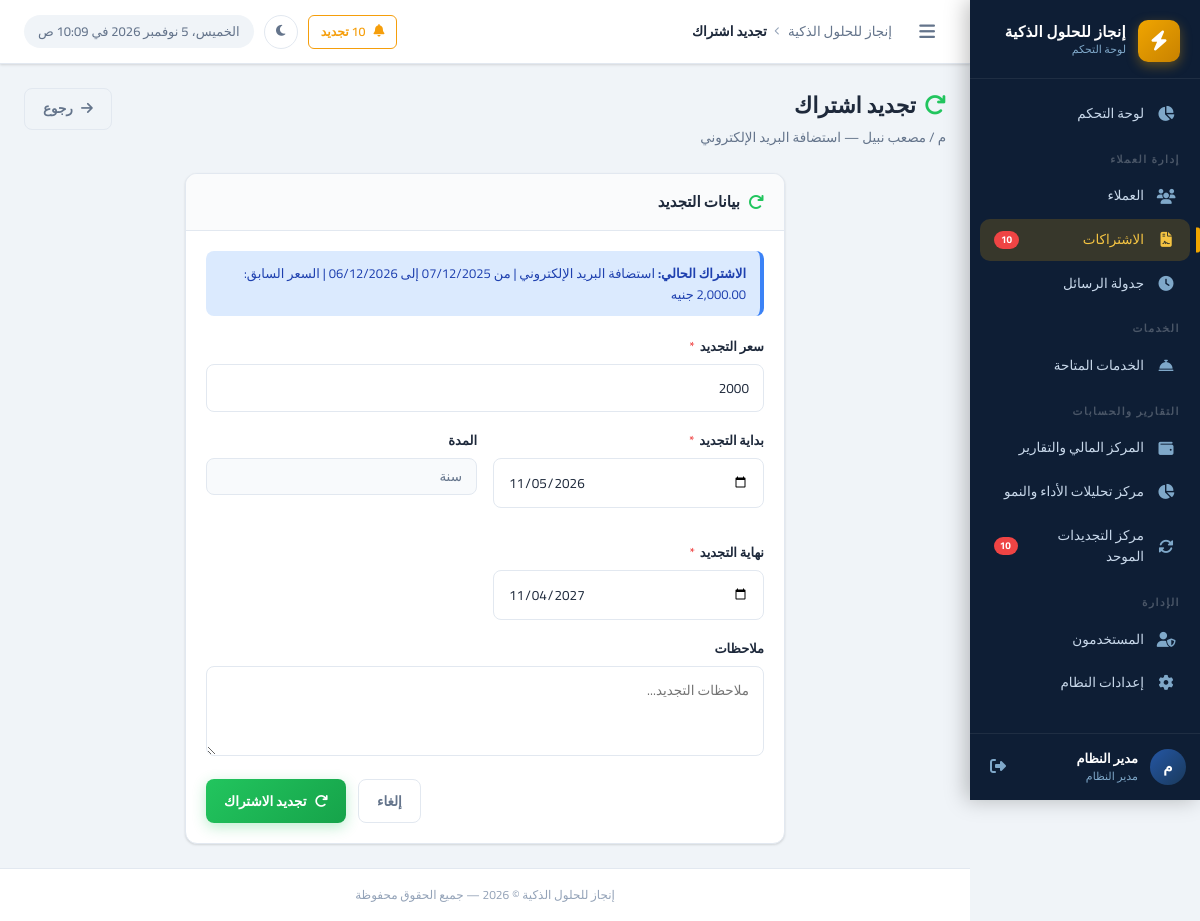
/subscriptions/renew.php?id=3 (signed in), run on the app's committed database.
### tables this page shows
CREATE TABLE `client_subscriptions` (
  `id` int UNSIGNED NOT NULL,
  `client_id` int UNSIGNED NOT NULL,
  `service_id` int UNSIGNED NOT NULL,
  `plan_name` varchar(200) DEFAULT NULL COMMENT 'اسم الخطة (مثل: أساسية، بريميوم)',
  `currency` varchar(10) NOT NULL DEFAULT 'EGP',
  `original_price` decimal(12,2) DEFAULT NULL,
  `price` decimal(10,2) NOT NULL DEFAULT '0.00' COMMENT 'سعر الاشتراك الفعلي',
  `start_date` date DEFAULT NULL,
  `end_date` date DEFAULT NULL,
  `status` enum('active','expired','cancelled','pending') NOT NULL DEFAULT 'active',
  `notes` text,
  `created_by` int UNSIGNED DEFAULT NULL,
  `created_at` datetime NOT NULL DEFAULT CURRENT_TIMESTAMP,
  `updated_at` datetime NOT NULL DEFAULT CURRENT_TIMESTAMP ON UPDATE CURRENT_TIMESTAMP
);

CREATE TABLE `clients` (
  `id` int UNSIGNED NOT NULL,
  `name` varchar(200) NOT NULL COMMENT 'اسم العميل',
  `company_name` varchar(200) DEFAULT NULL COMMENT 'اسم الشركة',
  `mobile` varchar(20) NOT NULL COMMENT 'رقم الموبايل',
  `mobile_2` varchar(20) DEFAULT NULL COMMENT 'رقم موبايل إضافي',
  `activity` varchar(200) DEFAULT NULL COMMENT 'النشاط التجاري',
  `country` varchar(10) NOT NULL DEFAULT 'EG',
  `domain` varchar(255) DEFAULT NULL,
  `domain_provider` varchar(100) DEFAULT NULL,
  `username_note` varchar(200) DEFAULT NULL COMMENT 'اسم المستخدم (للإشارة)',
  `server_panel` varchar(100) NOT NULL DEFAULT 'cp.enjaz.cloud',
  `email` varchar(200) DEFAULT NULL,
  `address` text,
  `notes` text,
  `status` tinyint(1) NOT NULL DEFAULT '1' COMMENT '1=نشط, 0=موقوف',
  `created_by` int UNSIGNED DEFAULT NULL,
  `created_at` datetime NOT NULL DEFAULT CURRENT_TIMESTAMP,
  `updated_at` datetime NOT NULL DEFAULT CURRENT_TIMESTAMP ON UPDATE CURRENT_TIMESTAMP
);

CREATE TABLE `services` (
  `id` int UNSIGNED NOT NULL,
  `name` varchar(200) NOT NULL COMMENT 'اسم الخدمة',
  `description` text,
  `default_price` decimal(10,2) NOT NULL DEFAULT '0.00',
  `duration_months` int NOT NULL DEFAULT '12' COMMENT 'مدة الاشتراك الافتراضية بالأشهر',
  `status` tinyint(1) NOT NULL DEFAULT '1',
  `created_by` int UNSIGNED DEFAULT NULL,
  `created_at` datetime NOT NULL DEFAULT CURRENT_TIMESTAMP,
  `sort_order` int NOT NULL DEFAULT '0'
);

### includes/functions.php (called while the page is built, shortened)
<?php
function formatMoney(float $amount, string $currency = null): string {
    if ($currency === null) {
        $currency = getSetting('currency', 'جنيه');
    }
    return number_format($amount, 2) . ' ' . $currency;
}
function e(mixed $value): string {
    return htmlspecialchars((string)$value, ENT_QUOTES, 'UTF-8');
}

### config/app.php (called while the page is built, shortened)
<?php
require_once INCLUDES_PATH . '/functions.php';
function getSettings(): array {
    static $settings = null;
    if ($settings === null) {
        try {
            $db  = getDB();
            $stmt = $db->query("SELECT `key`, `value` FROM `settings`");
            $settings = [];
            while ($row = $stmt->fetch()) {
                $settings[$row['key']] = $row['value'];
            }
        } catch (Exception $e) {
            $settings = [];
        }
    }
    return $settings;
}
function getSetting(string $key, string $default = ''): string {
    $settings = getSettings();
    return $settings[$key] ?? $default;
}

### subscriptions/renew.php (the view, shortened to what this page needs)
<?php
require_once dirname(__DIR__) . '/config/app.php';
$db  = getDB();
$id  = (int)($_GET['id'] ?? 0);
$stmt = $db->prepare("SELECT cs.*, s.name as service_name, s.duration_months, c.name as client_name FROM client_subscriptions cs JOIN services s ON s.id=cs.service_id JOIN clients c ON c.id=cs.client_id WHERE cs.id=?");
$stmt->execute([$id]);
$sub = $stmt->fetch();
$newStart = date('Y-m-d');
$dur = (int)($sub['duration_months'] ?? 12);
$newEnd = $dur > 0
    ? date('Y-m-d', strtotime("+$dur months -1 day", strtotime($newStart)))
    : $newStart;
$suggestedPrice = (float)$sub['price'];
require_once INCLUDES_PATH . '/header.php';
?>
<div class="page-header">
  <div class="page-header-text">
    <h1 class="page-title"><i class="fas fa-redo" style="color:var(--success);margin-left:8px;"></i>تجديد اشتراك</h1>
    <p class="page-subtitle"><?= e($sub['client_name']) ?> — <?= e($sub['service_name']) ?></p>
  </div>
  <div class="page-actions">
    <a href="../clients/view.php?id=<?= $sub['client_id'] ?>" class="btn btn-outline"><i class="fas fa-arrow-right"></i> رجوع</a>
  </div>
</div>
<div class="card" style="max-width:600px;margin:0 auto;">
  <div class="card-header"><span class="card-title"><i class="fas fa-redo" style="color:var(--success);"></i> بيانات التجديد</span></div>
  <div class="card-body">
    <div style="background:var(--info-light);border-right:4px solid var(--info);border-radius:8px;padding:12px 14px;margin-bottom:20px;font-size:13px;color:#1e40af;">
      <strong>الاشتراك الحالي:</strong> <?= e($sub['service_name']) ?> | من <?= formatDate($sub['start_date']) ?> إلى <?= formatDate($sub['end_date']) ?> | السعر السابق: <?= formatMoney($sub['price']) ?>
    </div>
    <form method="POST" action="renew.php?id=<?= $id ?>" data-validate>
      <div class="form-group">
        <label class="form-label" for="price">سعر التجديد <span class="required">*</span></label>
        <input type="number" id="price" name="price" class="form-control" step="0.01" min="0" value="<?= $suggestedPrice ?>" required>
      </div>
      <div class="form-row">
        <div class="form-group">
          <label class="form-label" for="startDate">بداية التجديد <span class="required">*</span></label>
          <input type="date" id="startDate" name="start_date" class="form-control" value="<?= $newStart ?>" required>
        </div>
        <div class="form-group">
          <label class="form-label">المدة</label>
          <select id="durationMonths" class="form-control">
            <option value="12" <?= $dur===12?'selected':'' ?>>سنة</option>
          </select>
        </div>
        <div class="form-group">
          <label class="form-label" for="endDate">نهاية التجديد <span class="required">*</span></label>
          <input type="date" id="endDate" name="end_date" class="form-control" value="<?= $newEnd ?>" required>
        </div>
      </div>
      <div class="form-group">
        <label class="form-label" for="renew_notes">ملاحظات</label>
        <textarea id="renew_notes" name="notes" class="form-control" rows="2" placeholder="ملاحظات التجديد..."></textarea>
      </div>
      <div style="display:flex;gap:12px;justify-content:flex-end;">
        <a href="../clients/view.php?id=<?= $sub['client_id'] ?>" class="btn btn-outline">إلغاء</a>
        <button type="submit" class="btn btn-success"><i class="fas fa-redo"></i> تجديد الاشتراك</button>
      </div>
    </form>
  </div>
</div>
<?php require_once INCLUDES_PATH . '/footer.php'; ?>

### assets/css/style.css (style rules this page uses)
:root { --primary: #1a3a5c; --primary-light: #2456a4; --primary-dark: #0e2340; --accent: #f0a500; --accent-light: #f5c442; --accent-dark: #c88200; --success: #22c55e; --success-light: #dcfce7; --warning: #f59e0b; --warning-light: #fef3c7; --danger: #ef4444; --danger-light: #fee2e2; --info: #3b82f6; --info-light: #dbeafe; --secondary: #6b7280; --secondary-light:#f3f4f6; --sidebar-bg: #0e1e35; --sidebar-width: 230px; --sidebar-item-hover: rgba(240, 165, 0, 0.12); --sidebar-active-bg: rgba(240, 165, 0, 0.18); --sidebar-text: #c8d8ea; --sidebar-icon: #7fa8c9; --topbar-height: 64px; --content-bg: #f0f4f8; --card-bg: #ffffff; --border-color: #e2e8f0; --border-radius: 12px; --border-radius-sm: 8px; --border-radius-lg: 16px; --font-family: 'Cairo', sans-serif; --text-primary: #1e293b; --text-secondary: #64748b; --text-muted: #94a3b8; --shadow-sm: 0 1px 3px rgba(0,0,0,.08), 0 1px 2px rgba(0,0,0,.06); --shadow-md: 0 4px 6px rgba(0,0,0,.07), 0 2px 4px rgba(0,0,0,.06); --shadow-lg: 0 10px 25px rgba(0,0,0,.1), 0 4px 10px rgba(0,0,0,.05); --shadow-xl: 0 20px 40px rgba(0,0,0,.12); --transition: all .22s cubic-bezier(.4,0,.2,1); }
*, *::before, *::after { box-sizing: border-box; margin: 0; padding: 0; }
html { direction: rtl; font-size: 13px; scroll-behavior: smooth; overflow-x: hidden; }
body { font-family: var(--font-family); background: var(--content-bg); color: var(--text-primary); min-height: 100vh; overflow-x: hidden; line-height: 1.6; }
a { color: var(--primary-light); text-decoration: none; transition: var(--transition); }
.page-header { display: flex; align-items: flex-start; justify-content: space-between; margin-bottom: 24px; gap: 16px; flex-wrap: wrap; }
.page-header-text .page-title { font-size: 22px; font-weight: 800; color: var(--text-primary); margin-bottom: 4px; }
.page-header-text .page-subtitle { font-size: 13.5px; color: var(--text-secondary); }
.page-actions { display: flex; gap: 10px; align-items: center; flex-wrap: wrap; }
.card { background: var(--card-bg); border-radius: var(--border-radius); border: 1px solid var(--border-color); box-shadow: var(--shadow-sm); overflow: hidden; transition: var(--transition); }
.card-header { display: flex; align-items: center; justify-content: space-between; padding: 16px 20px; border-bottom: 1px solid var(--border-color); background: #fafbfc; gap: 12px; }
.card-title { font-size: 15px; font-weight: 700; color: var(--text-primary); display: flex; align-items: center; gap: 8px; }
.card-title i { color: var(--primary-light); font-size: 16px; }
.card-body { padding: 20px; }
.btn { display: inline-flex; align-items: center; gap: 8px; padding: 9px 18px; border-radius: var(--border-radius-sm); font-family: var(--font-family); font-size: 13.5px; font-weight: 600; cursor: pointer; border: none; outline: none; transition: var(--transition); white-space: nowrap; text-decoration: none; }
.btn-success { background: linear-gradient(135deg, #22c55e, #16a34a); color: #fff; box-shadow: 0 4px 14px rgba(34,197,94,.3); }
.btn-outline { background: transparent; border: 1.5px solid var(--border-color); color: var(--text-secondary); }
.form-group { margin-bottom: 18px; }
.form-label { display: block; font-size: 13px; font-weight: 600; color: var(--text-primary); margin-bottom: 7px; }
.form-label .required { color: var(--danger); margin-right: 2px; }
.form-control { width: 100%; padding: 10px 14px; border: 1.5px solid var(--border-color); border-radius: var(--border-radius-sm); font-family: var(--font-family); font-size: 13.5px; color: var(--text-primary); background: #fff; transition: var(--transition); outline: none; direction: rtl; }
.form-control:read-only { background: #f8fafc; color: var(--text-secondary); }
select.form-control { cursor: pointer; appearance: none; background-repeat: no-repeat; background-position: left 12px center; padding-left: 36px; }
textarea.form-control { resize: vertical; min-height: 90px; }
.form-row { display: grid; grid-template-columns: repeat(auto-fit, minmax(220px, 1fr)); gap: 16px; }
.btn { transition: all 0.2s cubic-bezier(0.4, 0, 0.2, 1); }

### data on the page
client_subscriptions: client.name "م / مصعب نبيل", service.name "استضافة البريد الإلكتروني", price "2,000.00 جنيه", price "2000", end_date "11/04/2027"
services: duration_months "سنة"

### other printed values
$companyName "إنجاز للحلول الذكية"
$renewalCount "10"
$userInitial "م"
$userName "مدير النظام"
$userRole "مدير النظام"
$pageTitle "تجديد اشتراك"
